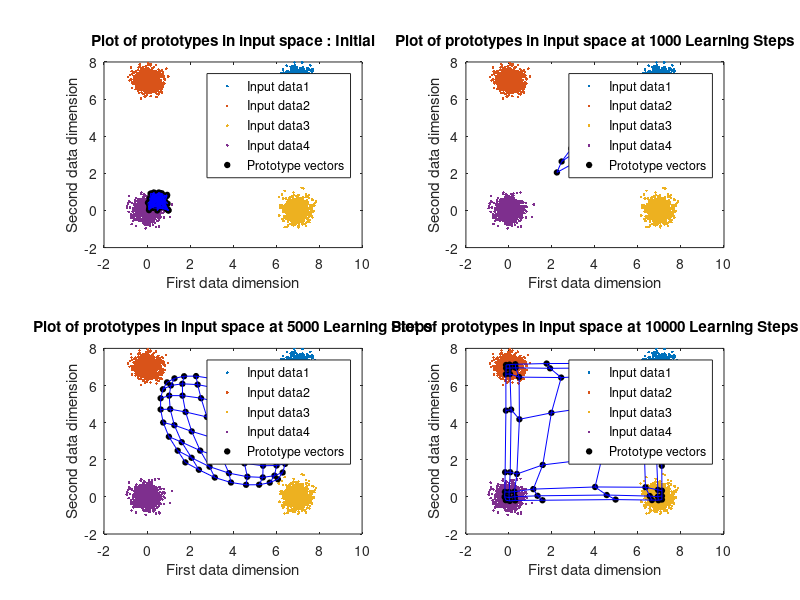
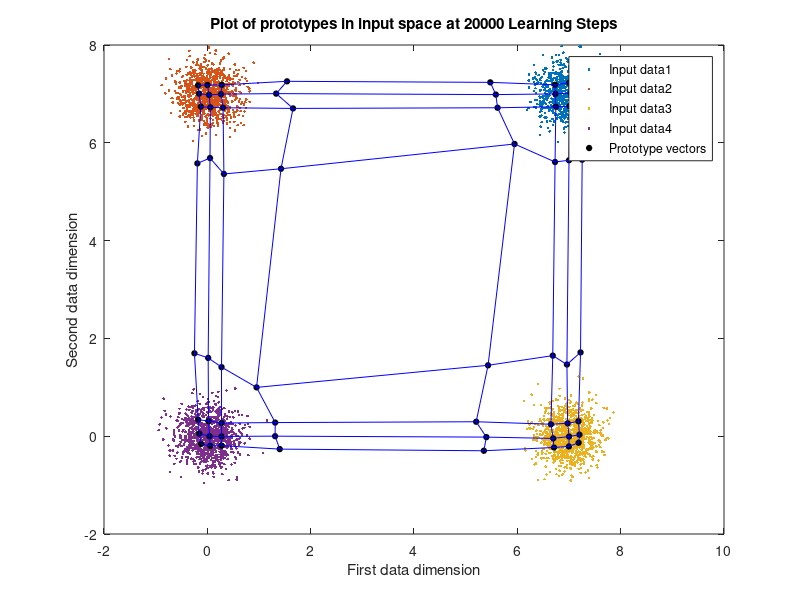
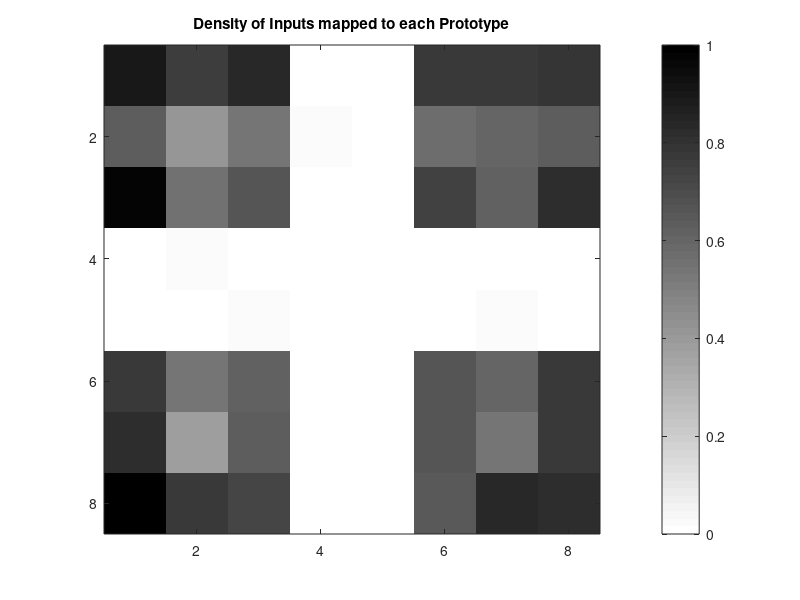
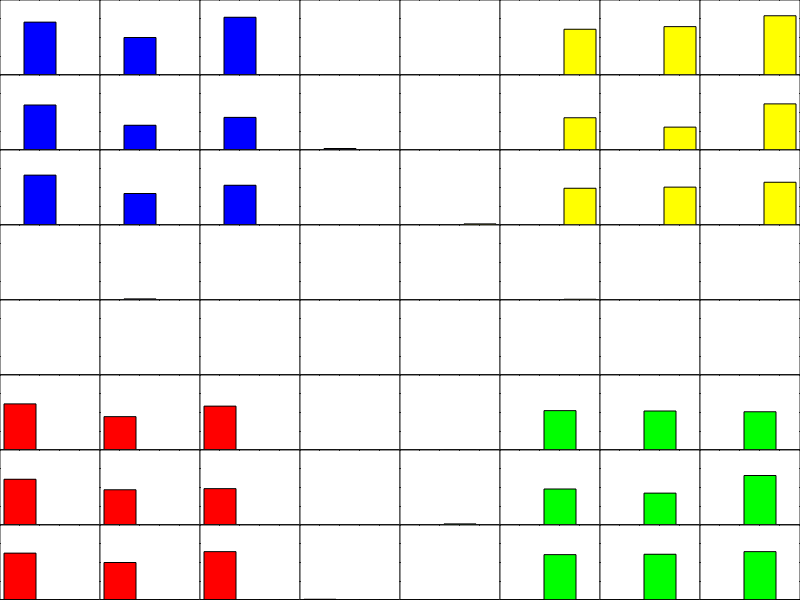

The MATLAB script that drew these images, in order:
% hw6 Problem 2
function SOM2
% Prashant Kalvapalle 
% Comp 504 HW6 - Base code for all problems
% close 1;  
% NOTE : Initial (and final) lattice is a cell representation, In the function it is
% used as a multi-dimensional matrix

latticeSize = [8 8]; 
initRadius = max(latticeSize); % Initial radius of influence

numIters = 20000; % number of learning steps
alphaI = .8; % learning rate

% Input data entry
dataInput = [createGaussians([2 1000],.1,[7 7]), createGaussians([2 1000],.1,[0 7]), createGaussians([2 1000],.1,[7 0]), createGaussians([2 1000],.1,[0 0]),]; % each COLUMN is a data point

dimDataInput = size(dataInput,1); % gives the dimensionality of data space
latticeCell = createInitLattice(dimDataInput,latticeSize); % weights initialization

% Perform self organization
[finalLattice, stepsToConv] = selfOrganize(latticeCell,dataInput,numIters,initRadius,alphaI);

% % giving the final weights of the lattice in Cell form
% finalLatticeCell = mat2cell(finalLattice,ones(1,latticeSize(1)),ones(1,latticeSize(2)),2); finalLatticeCell = cellfun(@(x)reshape(x,2,1),finalLatticeCell,'un',0);

[densityLattice, ~, histoData] = calcDensityLattice(finalLattice,dataInput,size(latticeCell));
densityLattice = mat2gray(densityLattice);
figure; imagesc(densityLattice); colormap(flipud(gray)); colorbar; title('Density of Inputs mapped to each Prototype')

if stepsToConv < numIters
    disp(['SOM Converged in ',num2str(stepsToConv),' steps'])
else 
    disp(['Maximum iterations exhausted = ',num2str(stepsToConv),' steps'])
end

plotHistoChart(histoData);

end


function [finalLattice, stepsToConv] = selfOrganize(latticeCell,dataInput,numIters,initRadius,alphaI)
% the self organizing map steps here

% convert the input lattice cell into a multi-dimensional Matrix 
Z = cellfun(@(x)reshape(x,1,1,[]),latticeCell,'un',0);
lattice = cell2mat(Z); % this is a multi-dimensional Matrix, with third dimension holding different input dimensions

r = (1:size(lattice,1))';c = 1:size(lattice,2); 
latticeIndices(:,:,1) = r(:,ones(1,size(lattice,2))); latticeIndices(:,:,2) = c(ones(1,size(lattice,1)),:);  % latticeIndices : holds the i,j indices of the 2d lattice space

figure(1);
subplot(2,2,1);
dI = reshape(dataInput',[],4,2);
plot(dI(:,:,1),dI(:,:,2),'.'); hold on; plot(lattice(:,:,1),lattice(:,:,2),'ko','MarkerFaceColor','k','MarkerSize',4);
plot(lattice(:,:,1),lattice(:,:,2),'b-'); plot(lattice(:,:,1)',lattice(:,:,2)','b-');
xlabel('First data dimension'); ylabel('Second data dimension'); title('Plot of prototypes in input space : Initial')
legend('Input data1','Input data2','Input data3','Input data4','Prototype vectors')

dum = 2;
[~, oldMapData, ~] = calcDensityLattice(lattice,dataInput,size(latticeCell)); % table of the prototype where each data point maps
stepsToConv = numIters;

for i = 1:numIters
%     radius = initRadius; % can do decay here
decayIters = 10000;
radius = initRadius * ((i <= decayIters/5) + .8 * (i > decayIters/5 & i <= decayIters/2) + .5 * (i > decayIters/2 & i <= decayIters*.8)+ .2 * (i > decayIters*.8));
alpha = alphaI * ((i <= decayIters/10) + .5 * (i > decayIters/10 & i <= decayIters/2.5) + .125 * (i > decayIters/2.5 & i <= decayIters*.8)+ .025 * (i > decayIters*.8));
      
    % pick an x (data point) randomly
    x = dataInput(:,randi(size(dataInput,2)));
   
    % find euclidian distances and difference between chosen x and all W's
    differenceMatrix = reshape(x,1,1,[]) - lattice; % a 3D matrix of difference between every weight and x
    distToXMatrix = sqrt(sum((differenceMatrix).^2,3)); % finding norm or eucledian distance
  
    % find the winner = c = [win_row win_col]
    [~, winner] = min(distToXMatrix(:)); [win_row, win_col] = ind2sub(size(distToXMatrix), winner); 
    c = [win_row win_col];
    
    % make a neighbourhood function in a matrix
    neighbourhoodFn = makeNeighbourhoodFn(latticeIndices,c,radius);
    
    % update the weights - Learning rule
    lattice = lattice + alpha * neighbourhoodFn .* differenceMatrix;
    
    % Checking for convergence every 1000 steps
    if mod(i,1000) == 0
%         mapData = calcDataMapping(lattice,dataInput); 
        [~, mapData, ~] = calcDensityLattice(lattice,dataInput,size(latticeCell)); % table of the prototype where each data point maps
        match = (mapData(1,:) == oldMapData(1,:) & mapData(2,:) == oldMapData(2,:));
%         figure(3); hold on; plot(i,sum(match),'k.');
        if sum(match)/size(dataInput,2) >= (1 - 1e-3) % < .1 percentage change in prototype assignment
            stepsToConv = i;
        else
            oldMapData = mapData;
        end
    end
    % making plots at particular learning steps as defined in the vector
    if sum(i == [decayIters/10 decayIters/2 decayIters])
        % Plot the mapping and input data
        figure(1); subplot(2,2,dum);
        dI = reshape(dataInput',[],4,2);
        plot(dI(:,:,1),dI(:,:,2),'.'); hold on; plot(lattice(:,:,1),lattice(:,:,2),'ko','MarkerFaceColor','k','MarkerSize',4);
        plot(lattice(:,:,1),lattice(:,:,2),'b-'); plot(lattice(:,:,1)',lattice(:,:,2)','b-');
        xlabel('First data dimension'); ylabel('Second data dimension'); title(['Plot of prototypes in input space at ',num2str(i),' Learning Steps'])
        legend('Input data1','Input data2','Input data3','Input data4','Prototype vectors')
        dum = dum + 1;
    end
    % making plots every 1000 learning steps to visually approximate
    % learning steps to convergence
        if ~mod(i,1000)
%         Plot the mapping and input data
        figure(2)
%         subplot(2,2,dum);
        dI = reshape(dataInput',[],4,2);
        plot(dI(:,:,1),dI(:,:,2),'.'); hold on; plot(lattice(:,:,1),lattice(:,:,2),'ko','MarkerFaceColor','k','MarkerSize',4);
        plot(lattice(:,:,1),lattice(:,:,2),'b-'); plot(lattice(:,:,1)',lattice(:,:,2)','b-');
        xlabel('First data dimension'); ylabel('Second data dimension'); title(['Plot of prototypes in input space at ',num2str(i),' Learning Steps'])
        legend('Input data1','Input data2','Input data3','Input data4','Prototype vectors')
        hold off; 
        drawnow; 
%         dum = dum + 1;
        end
    
    if stepsToConv < numIters
        break
    end
    
end
finalLattice = lattice;

end


function [densityLattice,mapData,histoData]  = calcDensityLattice(lattice,dataInput,sizeOflatticeCell)
% calculates the prototype each data point is mapped to
densityLattice = zeros(sizeOflatticeCell);
mapData = zeros([2 size(dataInput,2)]);
histoData = zeros([sizeOflatticeCell,4]);
% seq = [ones(1,1000) 2*ones(1,1000) 3*ones(1,1000) 4*ones(1,1000)];
for i = 1:size(dataInput,2)
    x = dataInput(:,i);
    
    % find euclidian distances and difference between chosen x and all W's
    differenceMatrix = reshape(x,1,1,[]) - lattice; % a 3D matrix
    distToXMatrix = sqrt(sum((differenceMatrix).^2,3)); % a 2D matrix for euclidian distances to x
    
    % find the winner = c = [win_row win_col]
    [~, winner] = min(distToXMatrix(:)); [win_row, win_col] = ind2sub(size(distToXMatrix), winner); 
    c = [win_row win_col];
    % update the density lattice
    densityLattice(c(1),c(2)) = densityLattice(c(1),c(2)) + 1;
    mapData(:,i) = [win_row win_col];
    histoWrite = ([1 0 0 0] * (i <= 1000) + [0 1 0 0] * (i > 1000 & i <= 2000) + [0 0 1 0] * (i > 2000 & i <= 3000) + [0 0 0 1] * (i > 3000 & i <= 4000));
    histoData(c(1),c(2),:) = histoData(c(1),c(2),:) + (reshape(histoWrite,1,1,[]));
end
    
end


function neighbourhoodFn = makeNeighbourhoodFn(latticeIndices,c,radius)

distNeighbour = sum(abs(latticeIndices - reshape(c,1,1,[])),3); % Manhattan distance metric for the neighbourhood function
% EqDistNeighbour = sqrt(sum((latticeIndices - reshape(c,1,1,[])).^2,3)); % eucleidian distance metric for the neighbourhood function
neighbourhoodFn = exp(-((distNeighbour)./(radius)).^2);

end


function latticeCell = createInitLattice(dimDataInput,latticeSize)
% creates random weight vectors in a cell 
latticeCell = cell(latticeSize);
latticeCell = arrayfun(@(x) rand(dimDataInput,1),latticeCell, 'uni',0);
end


function x1 = createGaussians(dim,var,mean)
% creates a normal random vector with dim dimension. mean of first 2
% dimensions set by [mean1 mean2]
x1 = sqrt(var)*randn(dim(1),dim(2));
% x1=detrend(x1);
x1(1,:) = x1(1,:) + mean(1);
x1(2,:) = x1(2,:) + mean(2);
end


function plotHistoChart(histoData)
figure;
m = size(histoData,1); n = size(histoData,2);
p = 1;
for j = 1:n
    for i = 1:m
        ax = axes('position',[(i-1)/m (n-j)/n 1/m 1/n]); hold on;
        hiss = reshape(histoData(i,j,:),1,4,[]);
        colors = {'r', 'b', 'g', 'y'};
        % Plots different bars for each data type
        for k = 1:numel(hiss)
            bar(ax,k, hiss(k),colors{k});
        end
        ylim([0 200]);
        set(ax,'YTickLabel',[]);set(ax,'XTickLabel',[]);
        set(ax,'Box','on')
%         set(gca,'Visible','off');
%         set(gca,'position',[i/m (n-j)/n 1/m 1/n])
        p = p + 1;

    end
end
end
% 
%
% % Plot the mapping and input data
% figure;
% plot(dataInput(1,:),dataInput(2,:),'g.'); hold on; plot(finalLattice(:,:,1),finalLattice(:,:,2),'ko','MarkerFaceColor','k','MarkerSize',4);
% plot(finalLattice(:,:,1),finalLattice(:,:,2),'k-'); plot(finalLattice(:,:,1)',finalLattice(:,:,2)','b-');
% xlabel('First data dimension'); ylabel('Second data dimension'); title('Self organised clusters')
% 
% Old function - built into the calcDensityLattice function
% function mapData = calcDataMapping(lattice,dataInput)
% % outputs a vector showing the prototype location where each data point maps 
% mapData = zeros([2 size(dataInput,2)]);
% 
% for i = 1:size(dataInput,2)
%     x = dataInput(:,i);
%     
%     % find euclidian distances and difference between chosen x and all W's
%     differenceMatrix = reshape(x,1,1,[]) - lattice; % a 3D matrix
%     distToXMatrix = sqrt(sum((differenceMatrix).^2,3)); % a 2D matrix for euclidian distances to x
%     
%     % find the winner = c = [win_row win_col]
%     [~, winner] = min(distToXMatrix(:)); [win_row, win_col] = ind2sub(size(distToXMatrix), winner); 
%     % update the density lattice
%     mapData(:,i) = [win_row win_col];
% end
%     
% end
%           Extra commands in the bar plot
%         a = subplot(m,n,p);
%         a = axes('parent', h);
%         hold(a, 'on')
%         
%         colors = {'r', 'b', 'g', 'y'};
%         somenames = {'IND Relation'; 'DIS Relation'; 'EQ Relation'};
%         
%         for k = 1:numel(hiss)
%             b = bar(k, x(k), 0.1, 'stacked', 'parent', a, 'facecolor', colors{i});
%         end
%         
%         a.XTick = 1:3;
%         a.XTickLabel = somenames;
%         
%         ylabel('F1')
% ------------------
%         subplot(m,n,p); hold on;
%         hiss = reshape(histoData(i,j,:),1,4,[]);
%         colors = {'r', 'b', 'g', 'y'};
%         % Plots different bars for each data type
%         for k = 1:numel(hiss)
%             bar(k, hiss(k),colors{k});
%         end
%         ylim([0 200]);
%         set(ax2,'YTickLabel',[]);
%         set(gca,'Visible','off');
% %         set(gca,'position',[i/m (n-j)/n 1/m 1/n])
%         p = p + 1;